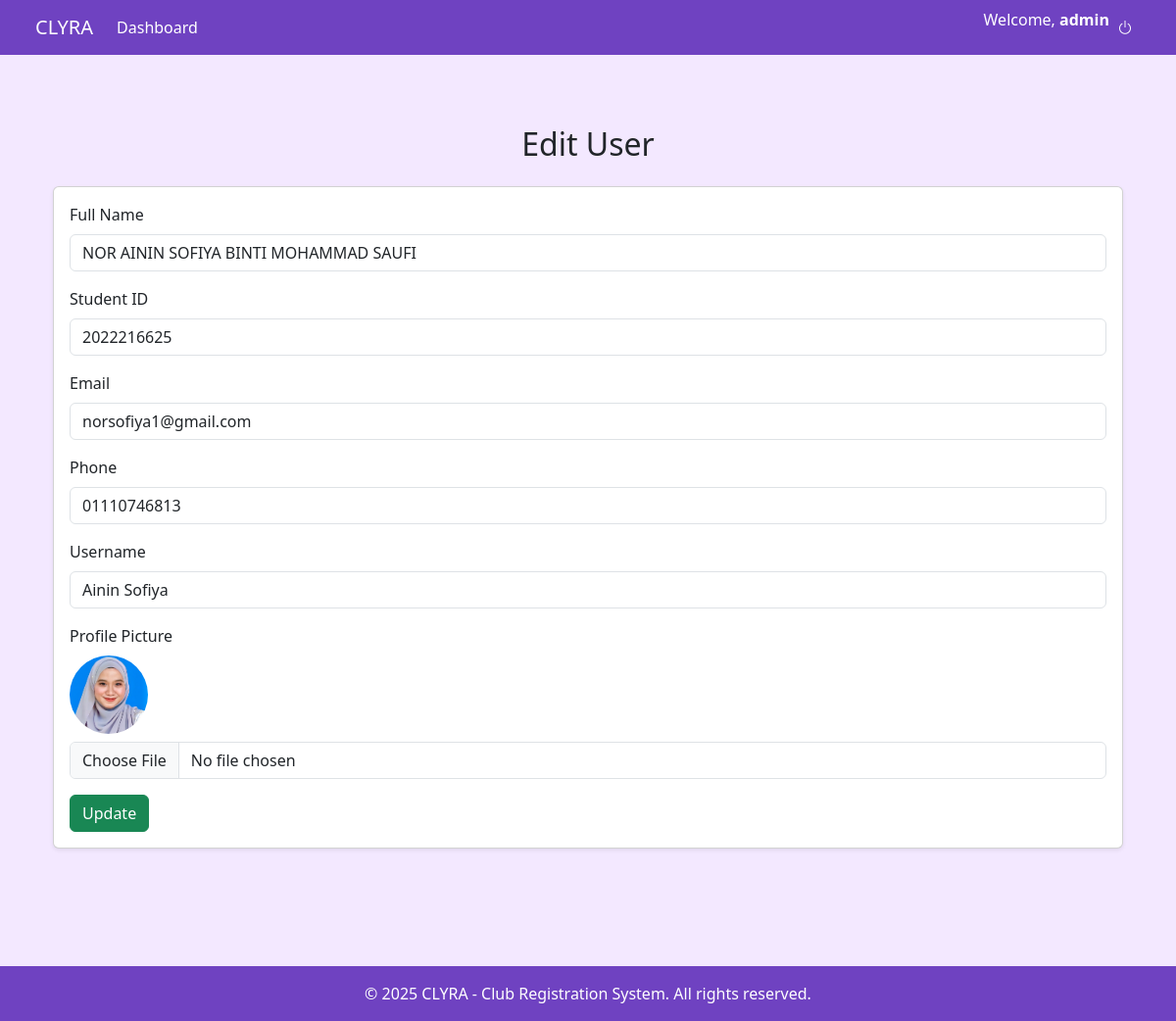
Page /admin_edit_user.php?id=2 (signed in) on the committed database.
### tables this page shows
CREATE TABLE `users` (
  `id` int(11) NOT NULL,
  `full_name` varchar(100) NOT NULL,
  `student_id` varchar(20) NOT NULL,
  `email` varchar(100) NOT NULL,
  `phone` varchar(20) NOT NULL,
  `username` varchar(50) NOT NULL,
  `password` varchar(255) NOT NULL,
  `picture` varchar(255) DEFAULT NULL,
  `role` enum('student','admin') DEFAULT 'student'
);

### admin_edit_user.php (the view, shortened to what this page needs)
<?php
include 'db.php';
include 'header.php';
$id = intval($_GET['id']);
$stmt = $conn->prepare("SELECT * FROM users WHERE id = ?");
$stmt->bind_param("i", $id);
$stmt->execute();
$user = $stmt->get_result()->fetch_assoc();
?>
<div class="container py-5">
  <h2 class="text-center text-dark mb-4">Edit User</h2>
  <div class="card shadow-sm">
    <div class="card-body">
      <form method="POST" enctype="multipart/form-data">
        <div class="mb-3">
          <label class="form-label">Full Name</label>
          <input type="text" name="full_name" class="form-control" value="<?= htmlspecialchars($user['full_name']) ?>" required>
        </div>
        <div class="mb-3">
          <label class="form-label">Student ID</label>
          <input type="text" name="student_id" class="form-control" value="<?= htmlspecialchars($user['student_id']) ?>" required>
        </div>
        <div class="mb-3">
          <label class="form-label">Email</label>
          <input type="email" name="email" class="form-control" value="<?= htmlspecialchars($user['email']) ?>" required>
        </div>
        <div class="mb-3">
          <label class="form-label">Phone</label>
          <input type="text" name="phone" class="form-control" value="<?= htmlspecialchars($user['phone']) ?>" required>
        </div>
        <div class="mb-3">
          <label class="form-label">Username</label>
          <input type="text" name="username" class="form-control" value="<?= htmlspecialchars($user['username']) ?>" required>
        </div>
        <div class="mb-3">
          <label class="form-label">Profile Picture</label><br>
          <img src="uploads/<?= htmlspecialchars($user['picture']) ?>" class="mb-2" style="width: 80px; height: 80px; border-radius: 50%; object-fit: cover;">
          <input type="file" name="picture" class="form-control">
        </div>
        <button type="submit" class="btn btn-success">Update</button>
      </form>
    </div>
  </div>
</div>
<?php include 'footer.php'; ?>

### header.php (style rules this page uses)
body { background-color: #f3e8ff; }

### rows in the picture
users: full_name "NOR AININ SOFIYA BINTI MOHAMMAD SAUFI", student_id "2022216625", email "norsofiya1@gmail.com", phone "01110746813", username "Ainin Sofiya", picture (picture)

### other values in the picture
$_SESSION['username'] "admin"
